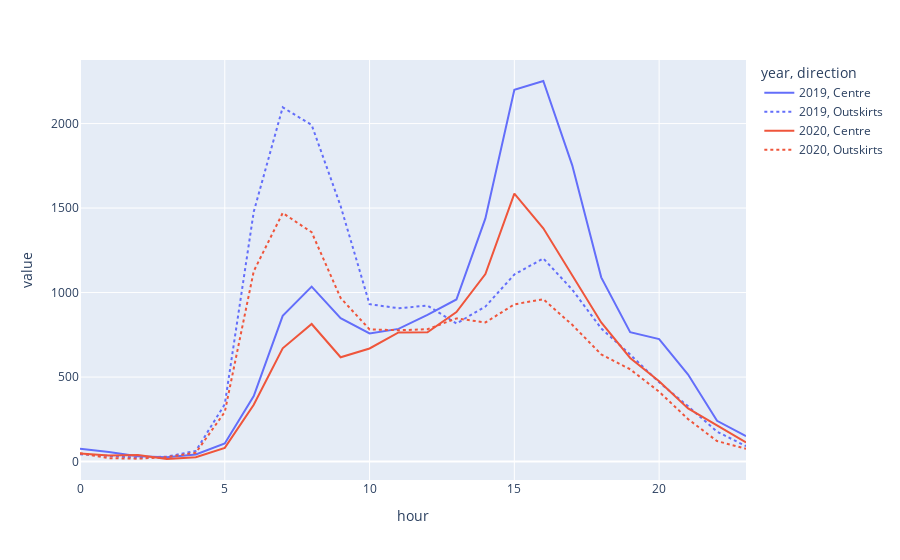

The cell this chart's notebook holds for it:
### Code cell
date_input = '2019-02-12'
timestamp = pd.to_datetime(date_input)

date_data = data[(data.month == timestamp.month) & (data.day == timestamp.day)]
date_data.direction.replace([1, 2], ['Centre', 'Outskirts'], inplace=True)
fig = px.line(date_data, x='hour', y='value', color='year', line_dash='direction')
fig.show()

### Figure 1 — Plotly figure (JSON) as saved in the notebook; plotly's stock layout.template omitted (floating-point values rounded to 4 significant figures)
{"data": [{"hovertemplate": "year=2019<br>direction=Centre<br>hour=%{x}<br>value=%{y}<extra></extra>", "legendgroup": "2019, Centre", "line": {"color": "#636efa", "dash": "solid"}, "marker": {"symbol": "circle"}, "mode": "lines", "name": "2019, Centre", "orientation": "v", "showlegend": true, "type": "scatter", "x": [0, 1, 2, 3, 4, 5, 6, 7, 8, 9, 10, 11, 12, 13, 14, 15, 16, 17, 18, 19, 20, 21, 22, 23], "xaxis": "x", "y": [76, 56, 31, 26, 42, 107, 388, 862, 1035, 848, 758, 785, 868, 959, 1439, 2200, 2252, 1753, 1090, 766, 725, 515, 241, 150], "yaxis": "y"}, {"hovertemplate": "year=2019<br>direction=Outskirts<br>hour=%{x}<br>value=%{y}<extra></extra>", "legendgroup": "2019, Outskirts", "line": {"color": "#636efa", "dash": "dot"}, "marker": {"symbol": "circle"}, "mode": "lines", "name": "2019, Outskirts", "orientation": "v", "showlegend": true, "type": "scatter", "x": [0, 1, 2, 3, 4, 5, 6, 7, 8, 9, 10, 11, 12, 13, 14, 15, 16, 17, 18, 19, 20, 21, 22, 23], "xaxis": "x", "y": [43, 33, 23, 29, 63, 339, 1478, 2096, 1992, 1512, 931, 907, 923, 817, 917, 1107, 1202, 1017, 788, 633, 469, 327, 177, 91], "yaxis": "y"}, {"hovertemplate": "year=2020<br>direction=Centre<br>hour=%{x}<br>value=%{y}<extra></extra>", "legendgroup": "2020, Centre", "line": {"color": "#EF553B", "dash": "solid"}, "marker": {"symbol": "circle"}, "mode": "lines", "name": "2020, Centre", "orientation": "v", "showlegend": true, "type": "scatter", "x": [0, 1, 2, 3, 4, 5, 6, 7, 8, 9, 10, 11, 12, 13, 14, 15, 16, 17, 18, 19, 20, 21, 22, 23], "xaxis": "x", "y": [48, 35, 39, 15, 26, 81, 336, 670, 814, 617, 669, 764, 765, 885, 1109, 1585, 1380, 1104, 823, 613, 475, 314, 212, 113], "yaxis": "y"}, {"hovertemplate": "year=2020<br>direction=Outskirts<br>hour=%{x}<br>value=%{y}<extra></extra>", "legendgroup": "2020, Outskirts", "line": {"color": "#EF553B", "dash": "dot"}, "marker": {"symbol": "circle"}, "mode": "lines", "name": "2020, Outskirts", "orientation": "v", "showlegend": true, "type": "scatter", "x": [0, 1, 2, 3, 4, 5, 6, 7, 8, 9, 10, 11, 12, 13, 14, 15, 16, 17, 18, 19, 20, 21, 22, 23], "xaxis": "x", "y": [49, 20, 17, 26, 52, 293, 1126, 1471, 1357, 968, 782, 777, 783, 847, 823, 930, 961, 809, 634, 546, 413, 251, 121, 76], "yaxis": "y"}], "layout": {"legend": {"title": {"text": "year, direction"}, "tracegroupgap": 0}, "margin": {"t": 60}, "xaxis": {"anchor": "y", "domain": [0, 1], "title": {"text": "hour"}}, "yaxis": {"anchor": "x", "domain": [0, 1], "title": {"text": "value"}}}}
